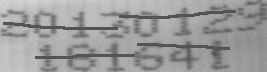
#> input picture test/cap.bmp, 267 x 72 px
$ python remove-line.py
#> lines starting #> are read from the running program, lines starting #| are printed output that depends on the picture; after the words box and inside, x2 and y2 are one past the last pixel; in counts of white or black regions, pixels touching at a corner belong together; long printed decimals are rounded
import cv2
import numpy as np
from scipy.signal import convolve2d
'''
Tip：这里的dtype是uint8，也就是说单像素单通道的值是0~255之间的整数，这是标准RGB图像的表示方法。
尝试用numpy.astype()方法改变元素类型（可以变成numpy.float32），再用imshow()绘制，看此时程序将如何“理解”这幅图像。
我想在卷积的过程中加个判断，当前卷积区域内有无连通左右的线
分割依据：和最大（最白）的列，和最大（最白）的行，先按行分，再按列分
'''
# def process(img):
#     '''
#     smoothing
#     '''
#     img = cv2.medianBlur(img, 3) # 中值滤波


#     img = img.astype(np.uint8)
#     # print(img)
#     img = img*255

#     # img.save('0.png')
#     return img

# image_path = 'train/0.bmp'
image_path = 'test/cap.bmp'
img = cv2.imread(image_path,cv2.IMREAD_GRAYSCALE)
#> img is the input picture: shape (72, 267); min 77, max 217, mean 155.1
# [9 lines of commented-out code are left out]
img = cv2.adaptiveThreshold(img, 255, cv2.ADAPTIVE_THRESH_GAUSSIAN_C, cv2.THRESH_BINARY, 127, 7)
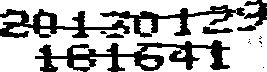
#> img: shape (72, 267); 70.4% white; 14 black regions (8 under 20 px), largest, box (x1, y1, x2, y2) and area: (35, 40, 230, 72) 2425, (0, 9, 130, 38) 1412, (100, 5, 245, 38) 1224, (237, 0, 267, 31) 382, (202, 26, 233, 34) 144, (106, 33, 124, 38) 65

def rm_line(img):
    # H型滤波
    a = np.full((45,),-1)
    np.insert(a,0,[1,1])
    np.append(a,[1,1])
    b = np.full((45,),1)
    np.insert(b,0,[1,1])
    np.append(b,[1,1])
    kernel = np.vstack((a,b,b,b,a))
    lines = cv2.filter2D(img, -1, kernel=kernel)
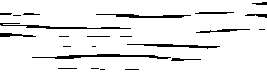
#> lines: shape (72, 267); 92.1% white; black in thin lines or dots
    # T型滤波
    a = np.full((50,),-1)
    np.insert(a,0,[1,1])
    b = np.full((50,),1)
    np.insert(b,0,[1,1])
    kernel = np.vstack((a,b,b,b,a))
    lines = cv2.filter2D(img, -1, kernel=kernel)
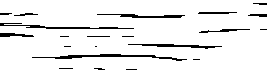
#> lines: shape (72, 267); 92.5% white; black in thin lines or dots

    a = np.full((40,),-1)
    np.append(a,[1,1])
    b = np.full((40,),1)
    np.append(b,[1,1])
    kernel = np.vstack((a,b,b,b,a))
    lines = cv2.filter2D(img, -1, kernel=kernel)
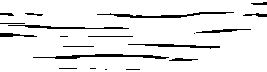
#> lines: shape (72, 267); 91.8% white; black in thin lines or dots


    # [4 lines of commented-out code are left out]
    lines = cv2.adaptiveThreshold(lines, 255, cv2.ADAPTIVE_THRESH_GAUSSIAN_C, cv2.THRESH_BINARY, 3, 7)
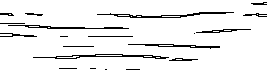
#> lines: shape (72, 267); 92.8% white; black in thin lines or dots
    # lines =  cv2.medianBlur(lines,3)
    img = 255 - lines + img
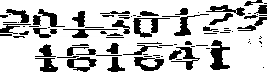
#> img: shape (72, 267); min 0, max 255, mean 195.5
    # img = lines
    img =  cv2.medianBlur(img,5)
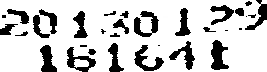
#> img: shape (72, 267); min 0, max 255, mean 203.4
    # img =  cv2.medianBlur(img,3)
    # img =  cv2.medianBlur(img,3)
    # img = cv2.blur(img,(2,2))
    return img

img = rm_line(img)

# [35 lines of commented-out code are left out]

print(img.shape,np.max(img),np.min(img),np.mean(img))
#| (72, 267) 255 0 203.381

# img = process(img)
cv2.imwrite('img.bmp',img)


# [25 lines of commented-out code are left out]

$ run again, with test/1.bmp copied over test/cap.bmp
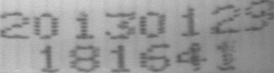
#> input picture test/1.bmp, 274 x 73 px
#> img is the input picture: shape (73, 274); min 86, max 213, mean 153
#> `img = cv2.adaptiveThreshold(img, 255, cv2.ADAPTIVE_THRESH_GAUSSIAN_C, ..`:
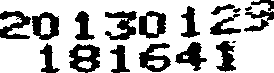
#> img: shape (73, 274); 71.8% white; 19 black regions (1 under 20 px), largest, box (x1, y1, x2, y2) and area: (69, 44, 100, 73) 548, (105, 11, 137, 40) 487, (139, 43, 171, 72) 480
#> in rm_line, `img =  cv2.medianBlur(img,5)`:
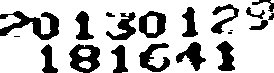
#> img: shape (73, 274); min 0, max 255, mean 191.3
#| (73, 274) 255 0 191.290

$ run again, with test/2.bmp copied over test/cap.bmp
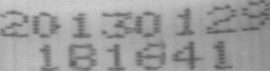
#> input picture test/2.bmp, 270 x 71 px
#> img is the input picture: shape (71, 270); min 86, max 207, mean 157.2
#> in rm_line, `img =  cv2.medianBlur(img,5)`:
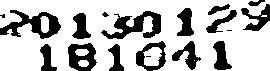
#> img: shape (71, 270); min 0, max 255, mean 188.9
#| (71, 270) 255 0 188.924
